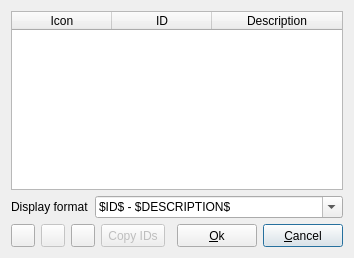
<?xml version="1.0" encoding="UTF-8"?>
<ui version="4.0">
 <class>CustomIDSetup</class>
 <widget class="QDialog" name="CustomIDSetup">
  <property name="geometry">
   <rect>
    <x>0</x>
    <y>0</y>
    <width>335</width>
    <height>258</height>
   </rect>
  </property>
  <property name="windowTitle">
   <string>Setup custom IDs</string>
  </property>
  <layout class="QGridLayout" name="gridLayout">
   <item row="1" column="0" colspan="7">
    <layout class="QHBoxLayout" name="horizontalLayout">
     <item>
      <widget class="QLabel" name="labelDisplayFormat">
       <property name="sizePolicy">
        <sizepolicy hsizetype="Fixed" vsizetype="Preferred">
         <horstretch>0</horstretch>
         <verstretch>0</verstretch>
        </sizepolicy>
       </property>
       <property name="text">
        <string>Display format</string>
       </property>
      </widget>
     </item>
     <item>
      <widget class="QComboBox" name="comboBoxDisplayFormat">
       <property name="toolTip">
        <string>Choose / edit the format used to display the IDs in menu items -- valid placeholder macros are $ID$ and $DESCRIPTION$</string>
       </property>
       <property name="editable">
        <bool>true</bool>
       </property>
       <item>
        <property name="text">
         <string notr="true">$ID$ - $DESCRIPTION$</string>
        </property>
       </item>
       <item>
        <property name="text">
         <string notr="true">$DESCRIPTION$ - $ID$</string>
        </property>
       </item>
       <item>
        <property name="text">
         <string notr="true">$ID$ ($DESCRIPTION$)</string>
        </property>
       </item>
       <item>
        <property name="text">
         <string notr="true">$DESCRIPTION$ ($ID$)</string>
        </property>
       </item>
       <item>
        <property name="text">
         <string notr="true">$ID$</string>
        </property>
       </item>
       <item>
        <property name="text">
         <string notr="true">$DESCRIPTION$</string>
        </property>
       </item>
      </widget>
     </item>
    </layout>
   </item>
   <item row="2" column="3">
    <widget class="QToolButton" name="toolButtonCopyIDs">
     <property name="enabled">
      <bool>false</bool>
     </property>
     <property name="sizePolicy">
      <sizepolicy hsizetype="Fixed" vsizetype="Minimum">
       <horstretch>0</horstretch>
       <verstretch>0</verstretch>
      </sizepolicy>
     </property>
     <property name="toolTip">
      <string>Copy IDs from another foreign emulator (if any)</string>
     </property>
     <property name="text">
      <string>Copy IDs</string>
     </property>
     <property name="popupMode">
      <enum>QToolButton::InstantPopup</enum>
     </property>
     <property name="toolButtonStyle">
      <enum>Qt::ToolButtonTextBesideIcon</enum>
     </property>
    </widget>
   </item>
   <item row="2" column="2">
    <widget class="QToolButton" name="toolButtonSort">
     <property name="sizePolicy">
      <sizepolicy hsizetype="Fixed" vsizetype="Minimum">
       <horstretch>0</horstretch>
       <verstretch>0</verstretch>
      </sizepolicy>
     </property>
     <property name="toolTip">
      <string>Enable / disable sorting</string>
     </property>
     <property name="icon">
      <iconset resource="../qmc2.qrc">
       <normaloff>:/data/img/sort.png</normaloff>:/data/img/sort.png</iconset>
     </property>
     <property name="checkable">
      <bool>true</bool>
     </property>
     <property name="checked">
      <bool>false</bool>
     </property>
    </widget>
   </item>
   <item row="2" column="1">
    <widget class="QToolButton" name="toolButtonRemoveID">
     <property name="enabled">
      <bool>false</bool>
     </property>
     <property name="sizePolicy">
      <sizepolicy hsizetype="Fixed" vsizetype="Minimum">
       <horstretch>0</horstretch>
       <verstretch>0</verstretch>
      </sizepolicy>
     </property>
     <property name="toolTip">
      <string>Remove the currently selected ID</string>
     </property>
     <property name="text">
      <string/>
     </property>
     <property name="icon">
      <iconset resource="../qmc2.qrc">
       <normaloff>:/data/img/minus.png</normaloff>:/data/img/minus.png</iconset>
     </property>
    </widget>
   </item>
   <item row="2" column="0">
    <widget class="QToolButton" name="toolButtonAddID">
     <property name="sizePolicy">
      <sizepolicy hsizetype="Fixed" vsizetype="Minimum">
       <horstretch>0</horstretch>
       <verstretch>0</verstretch>
      </sizepolicy>
     </property>
     <property name="toolTip">
      <string>Add a new ID</string>
     </property>
     <property name="text">
      <string/>
     </property>
     <property name="icon">
      <iconset resource="../qmc2.qrc">
       <normaloff>:/data/img/plus.png</normaloff>:/data/img/plus.png</iconset>
     </property>
    </widget>
   </item>
   <item row="0" column="0" colspan="7">
    <widget class="QTableWidget" name="tableWidgetCustomIDs">
     <property name="toolTip">
      <string>Edit custom IDs for this emulator (double-click an item to edit)</string>
     </property>
     <property name="editTriggers">
      <set>QAbstractItemView::AnyKeyPressed|QAbstractItemView::DoubleClicked|QAbstractItemView::EditKeyPressed|QAbstractItemView::SelectedClicked</set>
     </property>
     <property name="selectionMode">
      <enum>QAbstractItemView::SingleSelection</enum>
     </property>
     <property name="selectionBehavior">
      <enum>QAbstractItemView::SelectRows</enum>
     </property>
     <property name="textElideMode">
      <enum>Qt::ElideMiddle</enum>
     </property>
     <property name="showGrid">
      <bool>true</bool>
     </property>
     <property name="wordWrap">
      <bool>false</bool>
     </property>
     <property name="cornerButtonEnabled">
      <bool>false</bool>
     </property>
     <attribute name="horizontalHeaderStretchLastSection">
      <bool>true</bool>
     </attribute>
     <attribute name="verticalHeaderVisible">
      <bool>false</bool>
     </attribute>
     <column>
      <property name="text">
       <string>Icon</string>
      </property>
     </column>
     <column>
      <property name="text">
       <string>ID</string>
      </property>
     </column>
     <column>
      <property name="text">
       <string>Description</string>
      </property>
     </column>
    </widget>
   </item>
   <item row="2" column="4">
    <spacer name="horizontalSpacer">
     <property name="orientation">
      <enum>Qt::Horizontal</enum>
     </property>
     <property name="sizeHint" stdset="0">
      <size>
       <width>0</width>
       <height>20</height>
      </size>
     </property>
    </spacer>
   </item>
   <item row="2" column="6">
    <widget class="QPushButton" name="pushButtonCancel">
     <property name="sizePolicy">
      <sizepolicy hsizetype="Fixed" vsizetype="Minimum">
       <horstretch>0</horstretch>
       <verstretch>0</verstretch>
      </sizepolicy>
     </property>
     <property name="toolTip">
      <string>Cancel ID customization and close dialog</string>
     </property>
     <property name="text">
      <string>&amp;Cancel</string>
     </property>
     <property name="icon">
      <iconset resource="../qmc2.qrc">
       <normaloff>:/data/img/no.png</normaloff>:/data/img/no.png</iconset>
     </property>
    </widget>
   </item>
   <item row="2" column="5">
    <widget class="QPushButton" name="pushButtonOk">
     <property name="sizePolicy">
      <sizepolicy hsizetype="Fixed" vsizetype="Minimum">
       <horstretch>0</horstretch>
       <verstretch>0</verstretch>
      </sizepolicy>
     </property>
     <property name="toolTip">
      <string>Accept customized IDs and close dialog</string>
     </property>
     <property name="text">
      <string>&amp;Ok</string>
     </property>
     <property name="icon">
      <iconset resource="../qmc2.qrc">
       <normaloff>:/data/img/yes.png</normaloff>:/data/img/yes.png</iconset>
     </property>
    </widget>
   </item>
  </layout>
 </widget>
 <tabstops>
  <tabstop>tableWidgetCustomIDs</tabstop>
  <tabstop>comboBoxDisplayFormat</tabstop>
  <tabstop>toolButtonAddID</tabstop>
  <tabstop>toolButtonRemoveID</tabstop>
  <tabstop>toolButtonSort</tabstop>
  <tabstop>toolButtonCopyIDs</tabstop>
  <tabstop>pushButtonOk</tabstop>
  <tabstop>pushButtonCancel</tabstop>
 </tabstops>
 <resources>
  <include location="../qmc2.qrc"/>
 </resources>
 <connections>
  <connection>
   <sender>pushButtonCancel</sender>
   <signal>clicked()</signal>
   <receiver>CustomIDSetup</receiver>
   <slot>reject()</slot>
   <hints>
    <hint type="sourcelabel">
     <x>323</x>
     <y>224</y>
    </hint>
    <hint type="destinationlabel">
     <x>473</x>
     <y>428</y>
    </hint>
   </hints>
  </connection>
  <connection>
   <sender>pushButtonOk</sender>
   <signal>clicked()</signal>
   <receiver>CustomIDSetup</receiver>
   <slot>accept()</slot>
   <hints>
    <hint type="sourcelabel">
     <x>242</x>
     <y>224</y>
    </hint>
    <hint type="destinationlabel">
     <x>171</x>
     <y>424</y>
    </hint>
   </hints>
  </connection>
 </connections>
</ui>
